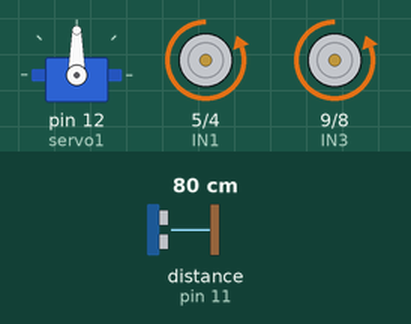
The sketch below on a simulated Arduino Uno, built with avr-gcc and run on an emulated ATmega328P. On the bench: servo, motor-driver pin pairs drawn as motors (green arrow = first pin HIGH = forward, orange = second pin HIGH = backward, longer = more drive, scaled by the enable pin). Wiring (inferred from the names in the program): ultrasonic range finder: trigger pin 10; echo pin 11. The inputs (shaded band) are chosen by the test bench; at power-on: distance to the obstacle (sensor on pin 11) 80 cm. The echo pulse lasts 58.3 µs per cm; what the sketch prints to the serial monitor is not drawn.

Above: at 1.8 s.
1.9 s: distance to the obstacle (sensor on pin 11) set to 55 cm
3.4 s: distance to the obstacle (sensor on pin 11) set to 46 cm
At 3.9 s:
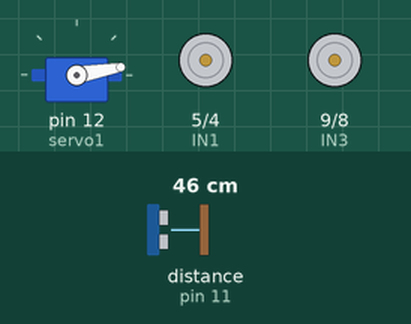
At 5.2 s:
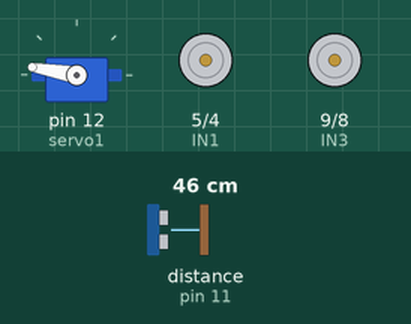
6.5 s: distance to the obstacle (sensor on pin 11) set to 120 cm
9.6 s: distance to the obstacle (sensor on pin 11) set to 104 cm
11.1 s: distance to the obstacle (sensor on pin 11) set to 98 cm
At 12.1 s:
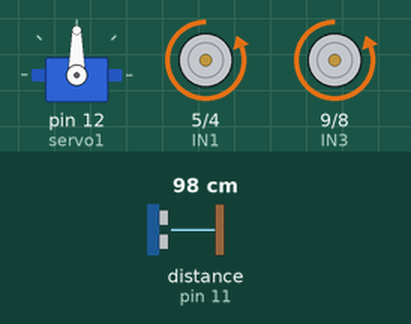
12.8 s: distance to the obstacle (sensor on pin 11) set to 2 cm
At 13.9 s:
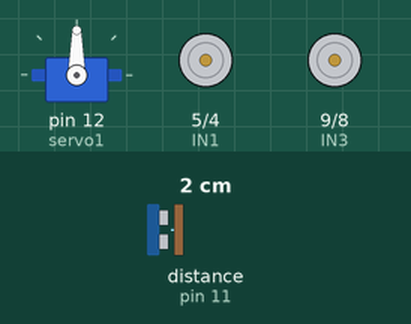
Timing chart, 0 to 16.9 s (numbered marks = the images above; inputs shaded):
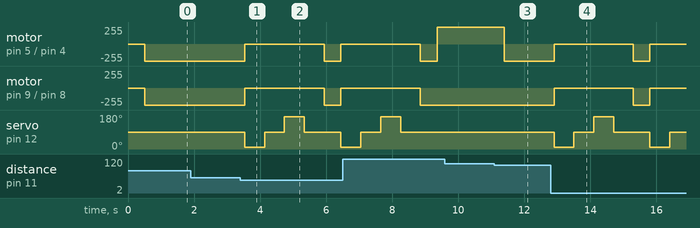

Measured:
- the behaviour switches between 51 and 50 cm on distance to the obstacle (sensor on pin 11) (found by bisection; images 0 and 1)
- after the input at 1.9 s, every drawn part: stays the same
- after the input at 3.4 s, motor on pin 5 (IN1) / pin 4 (IN2), motor on pin 9 (IN3) / pin 8 (IN4): backward 255/255 → stopped after 0.13 s, → backward 255/255 2.4 s later, → stopped 0.50 s later; servo on pin 12 (servo1): 90° → 10° after 0.13 s, → 90° 0.60 s later, → 170° 0.60 s later, → 90° 0.60 s later, … (5 changes in this stretch)
- after the input at 9.6 s, every drawn part: stays the same
- after the input at 11.1 s, motor on pin 5 (IN1) / pin 4 (IN2): forward 255/255 → backward 255/255 after 0.29 s
- after the input at 12.8 s, motor on pin 5 (IN1) / pin 4 (IN2), motor on pin 9 (IN3) / pin 8 (IN4): backward 255/255 → stopped after 0.11 s, → backward 255/255 2.4 s later, → stopped 0.50 s later; servo on pin 12 (servo1): 90° → 10° after 0.11 s, → 90° 0.60 s later, → 170° 0.60 s later, → 90° 0.60 s later, … (6 changes in this stretch)

The sketch:

auto_bluethooth.ino
```cpp
#include <Arduino.h>
#include <Servo.h>

Servo servo1;

const int PIN_TRIGGER = 10;
const int PIN_ECHO = 11;

int ENA = 3;
int IN1 = 5;
int IN2 = 4;
int IN3 = 9;
int IN4 = 8;
int ENB = 6;

int leer_izquierda = 0;
int leer_derecha = 0;

int lectura_ultrasonido();
void avanzar();
void izquierda();
void derecha();
void retroceder();
void detener();

void setup()
{

    Serial.begin(9600);
    pinMode(ENA, OUTPUT);
    pinMode(IN1, OUTPUT);
    pinMode(IN2, OUTPUT);
    digitalWrite(ENA, HIGH);
    analogWrite(ENA, 255);

    pinMode(PIN_TRIGGER, OUTPUT);
    pinMode(PIN_ECHO, INPUT);
    digitalWrite(PIN_TRIGGER, LOW);

    pinMode(ENB, OUTPUT);
    pinMode(IN3, OUTPUT);
    pinMode(IN4, OUTPUT);
    digitalWrite(ENB, HIGH);
    analogWrite(ENB, 255);
    servo1.attach(12);
    servo1.write(90);
}


void loop()
{
    delay(500);
    int distancia = lectura_ultrasonido();
    Serial.println(distancia);

    if ( distancia >= 100){
      Serial.print("avanzaaaaaaaa\n");
      avanzar();
    }
    else if (distancia >= 50 && distancia <= 100){
      Serial.print("izquierdaaaaaaaa");
      izquierda();
    }
    else if (distancia < 50){
      Serial.print("detenerrrrrrr");
      detener();
      servo1.write(10);
      delay(600);
      leer_derecha = lectura_ultrasonido();
      servo1.write(90);
      delay(600);
      servo1.write(170);
      delay(600);
      leer_izquierda = lectura_ultrasonido();
      servo1.write(90);
      delay(600);

      if (leer_derecha > leer_izquierda){
        Serial.println("gira a la derecha");
        derecha();
      }
      if (leer_izquierda >= leer_derecha){
        Serial.println("Gira a la izquierda");
        izquierda();
      }

    }

}

int lectura_ultrasonido()
{
    long duracion;
    int distancia;

    digitalWrite(PIN_ECHO, LOW);
    digitalWrite(PIN_TRIGGER, LOW);
    delayMicroseconds(2);

    digitalWrite(PIN_TRIGGER, HIGH);
    delayMicroseconds(10);
    digitalWrite(PIN_TRIGGER, LOW);

    duracion = pulseIn(PIN_ECHO, HIGH);
    distancia = ((float)duracion * 0.034) / 2;

    return distancia;
}


void avanzar()
{
    digitalWrite(IN2, 0);
    digitalWrite(IN1, 1);
    digitalWrite(IN4, 1);
    digitalWrite(IN3, 0);
}

void detener()
{
    digitalWrite(IN2, 0);
    digitalWrite(IN1, 0);
    digitalWrite(IN4, 0);
    digitalWrite(IN3, 0);
}

void izquierda()
{
    digitalWrite(IN2, 1);
    digitalWrite(IN1, 0);
    digitalWrite(IN4, 1);
    digitalWrite(IN3, 0);
}

void retroceder()
{
    digitalWrite(IN2, 1);
    digitalWrite(IN1, 0);
    digitalWrite(IN4, 0);
    digitalWrite(IN3, 1);
}

void derecha()
{
    digitalWrite(IN2, 0);
    digitalWrite(IN1, 1);
    digitalWrite(IN4, 0);
    digitalWrite(IN3, 1);
}
```
